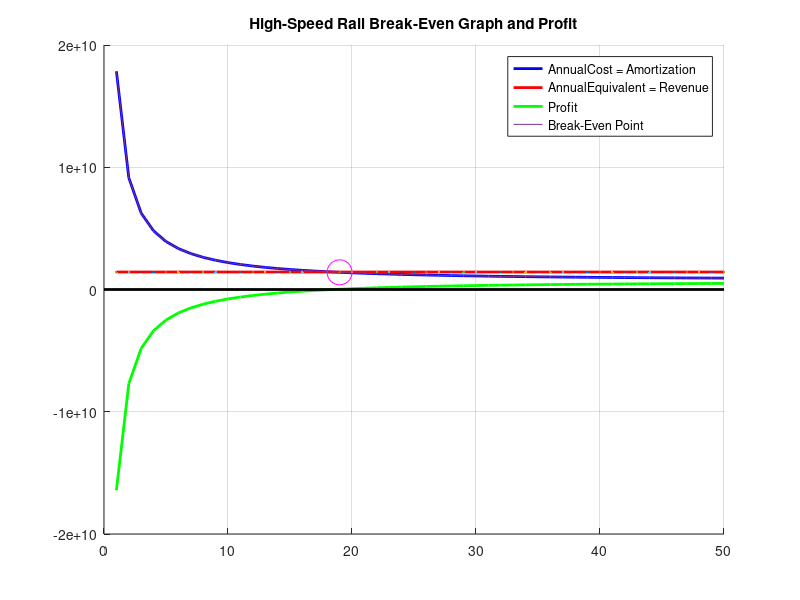

MATLAB code for this plot: (Note: this script raises an error after producing the figure.)

%% This is my code: The Input are Ticket_price, 
%Ridership, Number of Years, Capital and Operating Cost
%The Output are:
%The Break-even, Annual Equivalent, Profit 
%% High-Speed Rail and Maglev Break Even-point 

Ticket_Price = 200 

Rider_Ship = 10000000 % 5M, 8M, 10M of ridership will be used under different sensitivity Analysis. 

n = (1:1:50); % Number of Years Life-Cycle 

i = 0.05; % The interest Rate will be at 3%, 4%, and 5%.

Capital_CostH = 17000000000; % The Capital Cost of building HSR is constant at $17 Billion 
Operating_CostH = 570000000; % The Operating Cost of building HSR is constant at $570 Million

Capital_CostM = 31000000000;
Operating_CostM = 460000000;

%% High-Speed Rail: 1st System 
Annual_EquivalentH = (Ticket_Price * Rider_Ship) - (Operating_CostH);   % Each Year Revenue of the System: Constant 
AnnualE_CostH = Capital_CostH * (i*(1+i).^n)./((1+i).^n - 1); % Amortization of paying off the Capital cost debt over time with fix interest. 
ProfitH = Annual_EquivalentH - AnnualE_CostH; % This is profit, The revenue minus Cost

idH = find(AnnualE_CostH - Annual_EquivalentH < eps, 1); % This is an Elipse formula showing the break-even point on the graph. 
pxH = n(idH);
pyH = AnnualE_CostH(idH);
%% Maglev: 2nd System
Annual_EquivalentM = (Ticket_Price * Rider_Ship) - (Operating_CostM);  % Each Year Revenue of the System 
AnnualE_CostM = Capital_CostM * (i*(1+i).^n)./((1+i).^n - 1); % Amortization of paying off the Capital cost debt over time with fix interest. 
ProfitM = Annual_EquivalentM - AnnualE_CostM; % This is profit, The revenue minus Cost

idM = find(AnnualE_CostM - Annual_EquivalentM < eps, 1); % This is an Elipse formula showing the break-even point on the graph. 
pxM = n(idM);
pyM = AnnualE_CostH(idM);
%% chart High-Speed Rail
figure(1)

hold on
aH = AnnualE_CostH;
plot(n, aH,'LineWidth',2, 'color', 'b');

hold on
yH = Annual_EquivalentH;
plot(n, yH*ones(size(aH)),'LineWidth',2, 'color', 'r');

hold on
pH = ProfitH;
plot(n, pH,'LineWidth',2, 'color', 'g');

hold on
plot(n, aH, n, yH, pxH, pyH, 'ro', 'MarkerSize', 18, 'color', 'm');
grid on;

hold on 
line(xlim(), [0,0], 'LineWidth', 2, 'Color', 'k'); % Line showing the x-Axis for positive and negative return

hold on
title('High-Speed Rail Break-Even Graph and Profit')
LD = legend('AnnualCost = Amortization','AnnualEquivalent = Revenue','Profit', 'Break-Even Point'); %Verified first
LD.FontSize = 15;

%txt1 = ['Plotted Data:', "Ticket Price is:", num2str(Ticket_Price), "RiderShip is: ",  num2str(Rider_Ship), "Interest i is: ", num2str(i)];
%text(pi,0,txt1,'FontSize',10, 'color', 'black');

xlabel('Years');
ylabel('Cost in Million');
hold off

%% Chart Maglev
figure(2)

hold on
aM = AnnualE_CostM;
plot(n, aM, 'LineWidth',2, 'color', 'b');

hold on
yM = Annual_EquivalentM;
plot(n, yM*ones(size(aM)),'LineWidth',2, 'color', 'r');

hold on
pM = ProfitM;
plot(n, pM,'LineWidth',2, 'color', 'g');

hold on
plot(n, aM, n, yM, pxM, pyM, 'ro', 'MarkerSize', 18, 'color', 'm');
grid on;

hold on
line(xlim(), [0,0], 'LineWidth', 2, 'Color', 'k'); % Line showing the x-Axis for positive and negative return

hold on
title('Maglev Break-Even Graph')
LD = legend('AnnualCost = Amortization','AnnualEquivalent = Revenue','Profit', 'Break-Even Point');
LD.FontSize = 15;
%txt = ['Plotted Data:', "Ticket Price is:", num2str(Ticket_Price), "RiderShip is: ",  num2str(Rider_Ship), "Interest i is: ", num2str(i)];
%text(40,-0.05,txt,'FontSize',14, 'color', 'black');

xlabel('Years');
ylabel('Cost in Million');
hold off;
